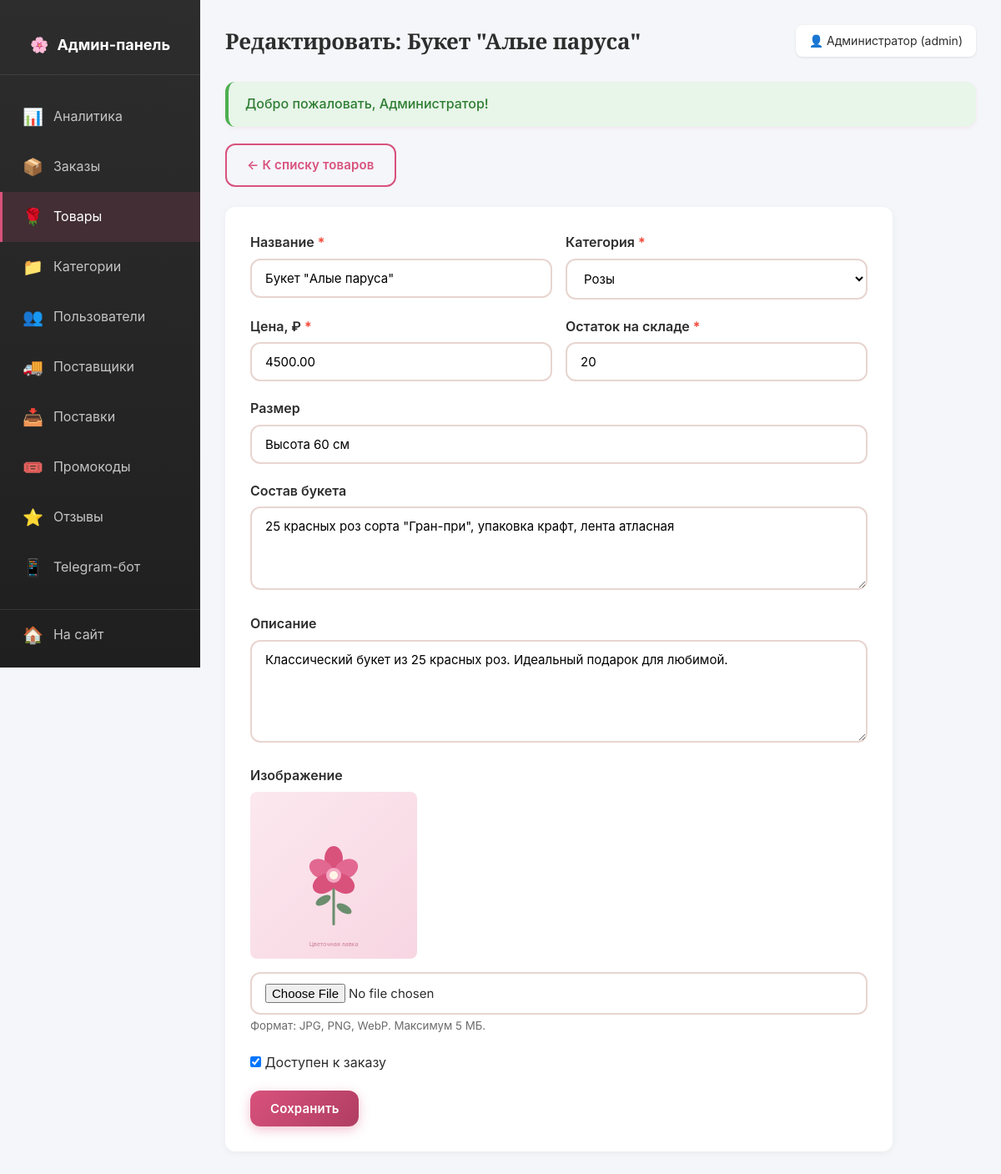
Page /admin/product_edit.php?id=1 (signed in) on the committed database.
### tables this page shows
CREATE TABLE `products` (
  `id` INT(11) NOT NULL AUTO_INCREMENT,
  `category_id` INT(11) NOT NULL,
  `name` VARCHAR(200) NOT NULL COMMENT 'Название товара',
  `description` TEXT DEFAULT NULL COMMENT 'Описание',
  `price` DECIMAL(10,2) NOT NULL DEFAULT 0.00 COMMENT 'Цена',
  `stock_quantity` INT(11) NOT NULL DEFAULT 0 COMMENT 'Остаток на складе',
  `image` VARCHAR(255) DEFAULT NULL COMMENT 'Изображение',
  `composition` TEXT DEFAULT NULL COMMENT 'Состав букета',
  `size` VARCHAR(50) DEFAULT NULL COMMENT 'Размер',
  `is_available` TINYINT(1) NOT NULL DEFAULT 1 COMMENT 'Доступен к заказу',
  `created_at` TIMESTAMP NOT NULL DEFAULT CURRENT_TIMESTAMP,
  PRIMARY KEY (`id`),
  KEY `idx_category` (`category_id`),
  KEY `idx_available` (`is_available`),
  CONSTRAINT `fk_products_category` FOREIGN KEY (`category_id`) REFERENCES `categories` (`id`) ON DELETE CASCADE
);

CREATE TABLE `users` (
  `id` INT(11) NOT NULL AUTO_INCREMENT,
  `name` VARCHAR(100) NOT NULL COMMENT 'Имя пользователя',
  `email` VARCHAR(100) NOT NULL UNIQUE COMMENT 'Email (логин)',
  `phone` VARCHAR(20) DEFAULT NULL COMMENT 'Телефон',
  `password_hash` VARCHAR(255) NOT NULL COMMENT 'Хеш пароля',
  `role` ENUM('admin','manager','client') NOT NULL DEFAULT 'client' COMMENT 'Роль пользователя',
  `created_at` TIMESTAMP NOT NULL DEFAULT CURRENT_TIMESTAMP,
  PRIMARY KEY (`id`),
  KEY `idx_email` (`email`),
  KEY `idx_role` (`role`)
);

CREATE TABLE `categories` (
  `id` INT(11) NOT NULL AUTO_INCREMENT,
  `name` VARCHAR(100) NOT NULL COMMENT 'Название категории',
  `slug` VARCHAR(100) NOT NULL UNIQUE COMMENT 'URL-имя',
  `description` TEXT DEFAULT NULL COMMENT 'Описание',
  `image` VARCHAR(255) DEFAULT NULL COMMENT 'Изображение',
  `parent_id` INT(11) DEFAULT NULL COMMENT 'Родительская категория',
  PRIMARY KEY (`id`),
  KEY `idx_slug` (`slug`),
  KEY `idx_parent` (`parent_id`),
  CONSTRAINT `fk_categories_parent` FOREIGN KEY (`parent_id`) REFERENCES `categories` (`id`) ON DELETE SET NULL
);

### includes/db.php (called while the page is built, shortened)
<?php
class Database
{
    private static ?Database $instance = null;
    private PDO $pdo;
    private function __construct()
    {
        try {
            $dsn = 'mysql:host=' . DB_HOST . ';dbname=' . DB_NAME . ';charset=' . DB_CHARSET;
            $options = [
                PDO::ATTR_ERRMODE => PDO::ERRMODE_EXCEPTION,
                PDO::ATTR_DEFAULT_FETCH_MODE => PDO::FETCH_ASSOC,
                PDO::ATTR_EMULATE_PREPARES => false,
                PDO::MYSQL_ATTR_INIT_COMMAND => "SET NAMES utf8mb4 COLLATE utf8mb4_unicode_ci"
            ];
            $this->pdo = new PDO($dsn, DB_USER, DB_PASS, $options);
        } catch (PDOException $e) {
            if (DEBUG_MODE) {
                die('Ошибка подключения к БД: ' . $e->getMessage());
            } else {
                die('Ошибка подключения к базе данных. Обратитесь к администратору.');
            }
        }
    }
    public static function getInstance(): Database
    {
        if (self::$instance === null) {
            self::$instance = new self();
        }
        return self::$instance;
    }
    public function query(string $sql, array $params = []): PDOStatement
    {
        try {
            $stmt = $this->pdo->prepare($sql);
            $stmt->execute($params);
            return $stmt;
        } catch (PDOException $e) {
            if (DEBUG_MODE) {
                die('Ошибка SQL: ' . $e->getMessage() . '<br>SQL: ' . $sql);
            } else {
                die('Произошла ошибка при работе с базой данных.');
            }
        }
    }
    public function fetchOne(string $sql, array $params = []): ?array
    {
        $stmt = $this->query($sql, $params);
        $result = $stmt->fetch();
        return $result ?: null;
    }
    public function fetchAll(string $sql, array $params = []): array
    {
        return $this->query($sql, $params)->fetchAll();
    }
}
function db(): Database
{
    return Database::getInstance();
}

### includes/functions.php (called while the page is built, shortened)
<?php
function e(string $string): string
{
    return htmlspecialchars($string ?? '', ENT_QUOTES | ENT_HTML5, 'UTF-8');
}
function isLoggedIn(): bool
{
    return !empty($_SESSION['user_id']);
}
function currentUserId(): ?int
{
    return $_SESSION['user_id'] ?? null;
}
function currentUser(): ?array
{
    static $user = null;
    if ($user === null) {
        $user = db()->fetchOne(
            "SELECT * FROM users WHERE id = ?",
            [currentUserId()]
        );
    }
    return $user;
}
function isAdmin(): bool
{
    $user = currentUser();
    return $user && in_array($user['role'], ['admin', 'manager']);
}
function requireAdmin(): void
{
    if (!isAdmin()) {
        header('Location: /login.php');
        exit;
    }
}
function getFlash(string $type): ?string
{
    if (isset($_SESSION['flash'][$type])) {
        $msg = $_SESSION['flash'][$type];
        return $msg;
    }
    return null;
}
function productImage(?string $image): string
{
    $path = UPLOAD_PATH . '/' . $image;
    return '/assets/images/placeholder.svg';
}

### admin/product_edit.php (the view, shortened to what this page needs)
<?php
require_once __DIR__ . '/../includes/db.php';
require_once __DIR__ . '/../includes/functions.php';
$id = (int)($_GET['id'] ?? 0);
$isNew = !$id;
$product = $isNew ? [
    'id' => 0,
    'category_id' => 0,
    'name' => '',
    'description' => '',
    'price' => 0,
    'stock_quantity' => 0,
    'image' => '',
    'composition' => '',
    'size' => '',
    'is_available' => 1
] : db()->fetchOne("SELECT * FROM products WHERE id = ?", [$id]);
$pageTitle = $isNew ? 'Добавить товар' : 'Редактировать: ' . $product['name'];
$categories = db()->fetchAll("SELECT * FROM categories ORDER BY name");
include __DIR__ . '/_header.php';
?>
<a href="products.php" class="btn btn--outline mb-3">← К списку товаров</a>
<form method="POST" enctype="multipart/form-data" class="admin-form" data-validate>
    <div class="form__row">
        <div class="form__group">
            <label class="form__label form__label--required">Название</label>
            <input type="text" name="name" class="form__input" value="<?= e($product['name']) ?>" required>
        </div>
        <div class="form__group">
            <label class="form__label form__label--required">Категория</label>
            <select name="category_id" class="form__select" required>
                <?php foreach ($categories as $cat): ?>
                    <option value="<?= $cat['id'] ?>" <?= (int)$product['category_id'] === (int)$cat['id'] ? 'selected' : '' ?>>
                        <?= e($cat['name']) ?>
                    </option>
                <?php endforeach; ?>
            </select>
        </div>
    </div>
    <div class="form__row">
        <div class="form__group">
            <label class="form__label form__label--required">Цена, ₽</label>
            <input type="number" name="price" class="form__input" value="<?= e($product['price']) ?>" min="0" step="0.01" required>
        </div>
        <div class="form__group">
            <label class="form__label form__label--required">Остаток на складе</label>
            <input type="number" name="stock_quantity" class="form__input" value="<?= e($product['stock_quantity']) ?>" min="0" required>
        </div>
    </div>
    <div class="form__group">
        <label class="form__label">Размер</label>
        <input type="text" name="size" class="form__input" value="<?= e($product['size']) ?>" placeholder="Например: Высота 50 см">
    </div>
    <div class="form__group">
        <label class="form__label">Состав букета</label>
        <textarea name="composition" class="form__textarea"><?= e($product['composition']) ?></textarea>
    </div>
    <div class="form__group">
        <label class="form__label">Описание</label>
        <textarea name="description" class="form__textarea" rows="5"><?= e($product['description']) ?></textarea>
    </div>
    <div class="form__group">
        <label class="form__label">Изображение</label>
        <?php if ($product['image']): ?>
            <div class="mb-2">
                <img src="<?= e(productImage($product['image'])) ?>" alt="" style="width: 200px; height: 200px; object-fit: cover; border-radius: 8px;">
            </div>
        <?php endif; ?>
        <input type="file" name="image" class="form__input" accept="image/*">
        <small class="text-muted">Формат: JPG, PNG, WebP. Максимум 5 МБ.</small>
    </div>
    <div class="form__group">
        <label>
            <input type="checkbox" name="is_available" value="1" <?= $product['is_available'] ? 'checked' : '' ?>>
            Доступен к заказу
        </label>
    </div>
    <button type="submit" class="btn btn--primary"><?= $isNew ? 'Добавить товар' : 'Сохранить' ?></button>
</form>
<?php include __DIR__ . '/_footer.php'; ?>

### admin/_header.php (shortened to what this page needs)
<?php
requireAdmin();
$user = currentUser();
$currentPage = basename($_SERVER['PHP_SELF'], '.php');
?>
<!DOCTYPE html>
<html lang="ru">
<head>
    <link rel="stylesheet" href="/assets/css/style.css">
    <link rel="stylesheet" href="/assets/css/admin.css">
</head>
<body>
<div class="admin-layout">
    <aside class="admin-sidebar">
        <div class="admin-sidebar__logo">
            <a href="/admin/">
                🌸 <span>Админ-панель</span>
            </a>
        </div>
        <ul class="admin-menu">
            <li>
                <a href="/admin/" class="admin-menu__item <?= $currentPage === 'index' ? 'active' : '' ?>">
                    <span class="admin-menu__icon">📊</span>
                    <span>Аналитика</span>
                </a>
            </li>
            <li>
                <a href="/admin/orders.php" class="admin-menu__item <?= $currentPage === 'orders' ? 'active' : '' ?>">
                    <span class="admin-menu__icon">📦</span>
                    <span>Заказы</span>
                </a>
            </li>
            <li>
                <a href="/admin/products.php" class="admin-menu__item <?= in_array($currentPage, ['products', 'product_edit']) ? 'active' : '' ?>">
                    <span class="admin-menu__icon">🌹</span>
                    <span>Товары</span>
                </a>
            </li>
            <li>
                <a href="/admin/categories.php" class="admin-menu__item <?= $currentPage === 'categories' ? 'active' : '' ?>">
                    <span class="admin-menu__icon">📁</span>
                    <span>Категории</span>
                </a>
            </li>
            <li>
                <a href="/admin/users.php" class="admin-menu__item <?= $currentPage === 'users' ? 'active' : '' ?>">
                    <span class="admin-menu__icon">👥</span>
                    <span>Пользователи</span>
                </a>
            </li>
            <li>
                <a href="/admin/suppliers.php" class="admin-menu__item <?= in_array($currentPage, ['suppliers', 'deliveries']) ? 'active' : '' ?>">
                    <span class="admin-menu__icon">🚚</span>
                    <span>Поставщики</span>
                </a>
            </li>
            <li>
                <a href="/admin/deliveries.php" class="admin-menu__item <?= $currentPage === 'deliveries' ? 'active' : '' ?>">
                    <span class="admin-menu__icon">📥</span>
                    <span>Поставки</span>
                </a>
            </li>
            <li>
                <a href="/admin/promocodes.php" class="admin-menu__item <?= $currentPage === 'promocodes' ? 'active' : '' ?>">
                    <span class="admin-menu__icon">🎟️</span>
                    <span>Промокоды</span>
                </a>
            </li>
            <li>
                <a href="/admin/reviews.php" class="admin-menu__item <?= $currentPage === 'reviews' ? 'active' : '' ?>">
                    <span class="admin-menu__icon">⭐</span>
                    <span>Отзывы</span>
                </a>
            </li>
            <li>
                <a href="/admin/telegram.php" class="admin-menu__item <?= $currentPage === 'telegram' ? 'active' : '' ?>">
                    <span class="admin-menu__icon">📱</span>
                    <span>Telegram-бот</span>
                </a>
            </li>
            <li style="border-top: 1px solid rgba(255,255,255,0.1); margin-top: 20px;">
                <a href="/" class="admin-menu__item">
                    <span class="admin-menu__icon">🏠</span>
                    <span>На сайт</span>
                </a>
            </li>
            <li>
                <a href="/logout.php" class="admin-menu__item">
                </a>
            </li>
        </ul>
    </aside>
    <main class="admin-content">
        <div class="admin-header">
            <h1 class="admin-header__title"><?= isset($pageTitle) ? e($pageTitle) : 'Админ-панель' ?></h1>
            <div class="admin-header__user">
                👤 <?= e($user['name']) ?> (<?= e($user['role']) ?>)
            </div>
        </div>
        <?php if ($flash = getFlash('success')): ?>
            <div class="flash flash--success"><?= e($flash) ?></div>
        <?php endif; ?>

### rows in the picture
products: name "Редактировать: Букет \"Алые паруса\"", name "Букет \"Алые паруса\"", category_id "Розы", price "4500.00", stock_quantity "20", size "Высота 60 см", composition "25 красных роз сорта \"Гран-при\", упаковка крафт, лента атласная", description "Классический букет из 25 красных роз. Идеальный подарок для любимой.", is_available "☑"
users: name "Администратор", role "admin"

### other values in the picture
$flash "Добро пожаловать, Администратор!"
